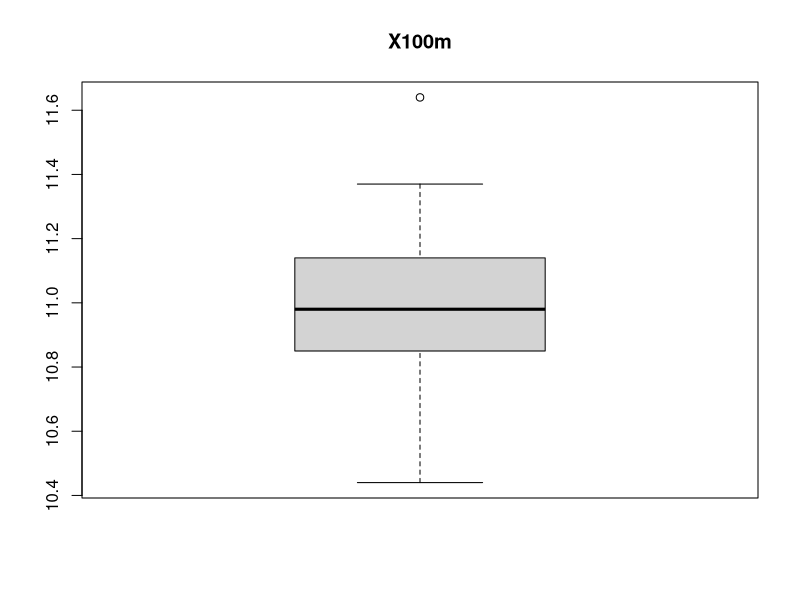
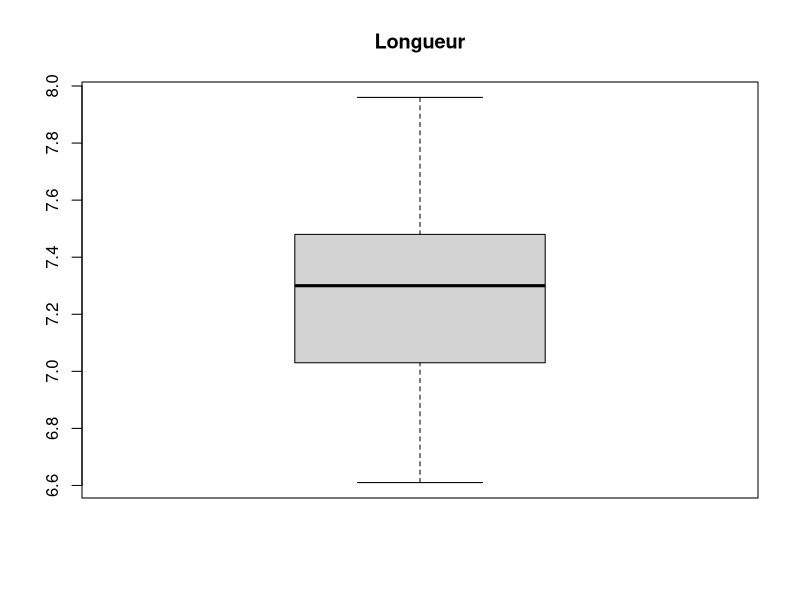
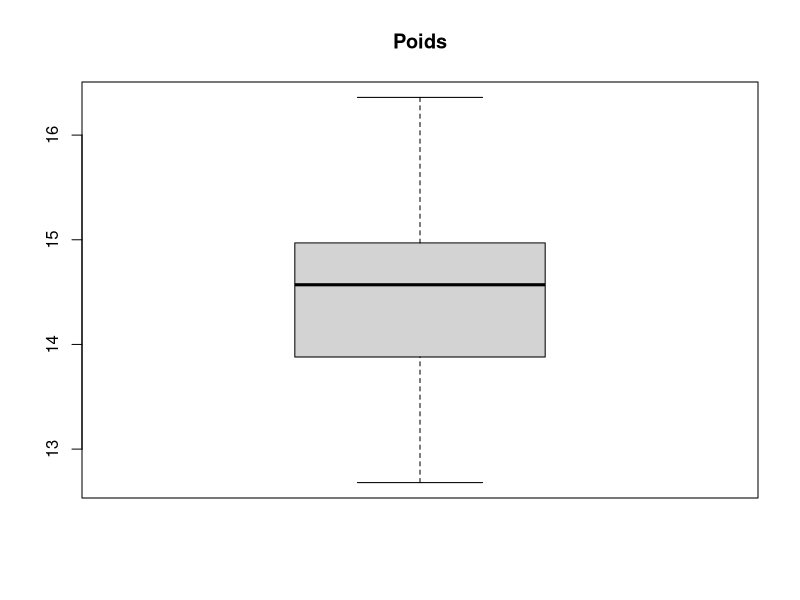
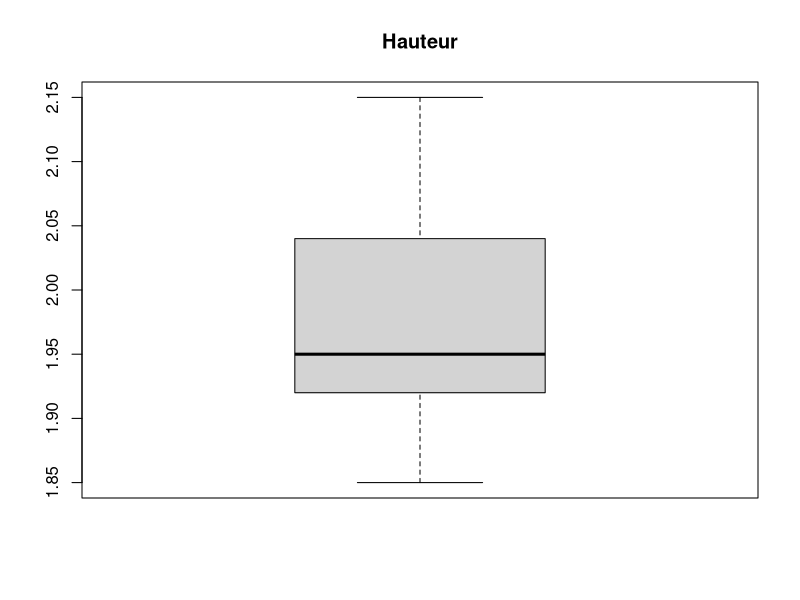
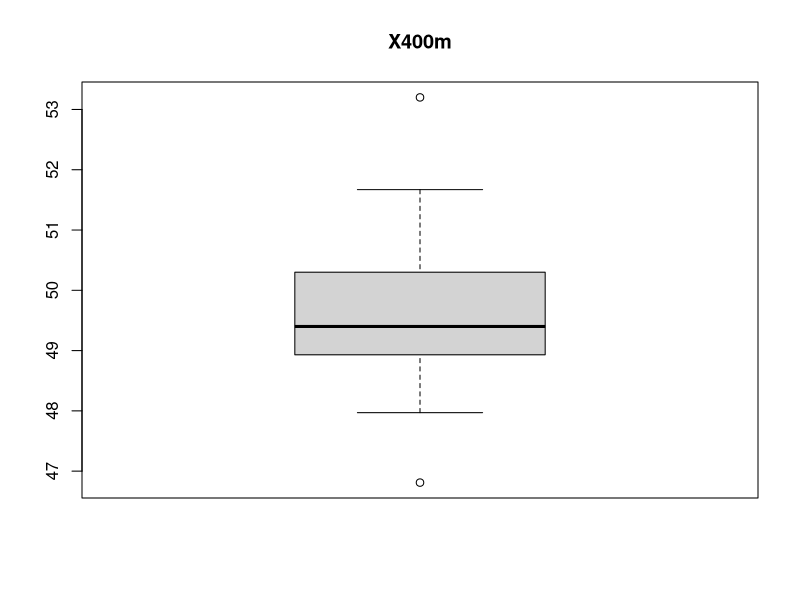
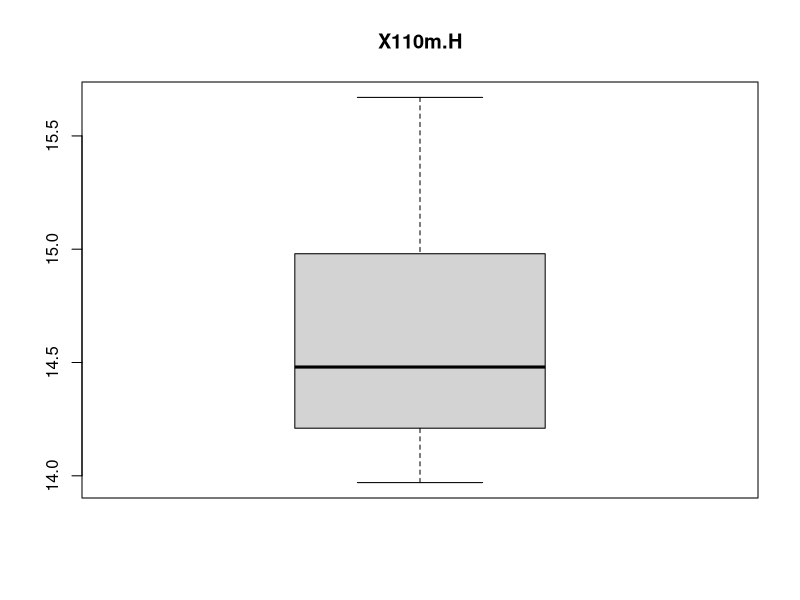
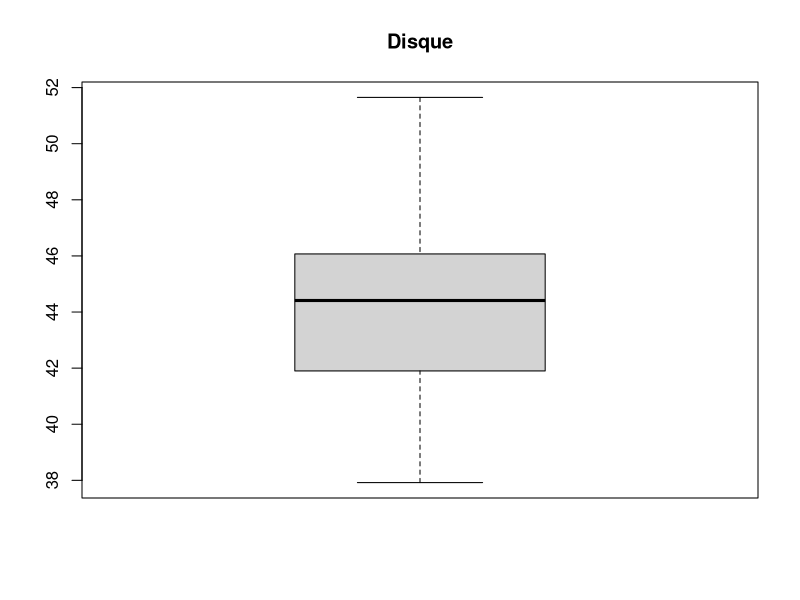
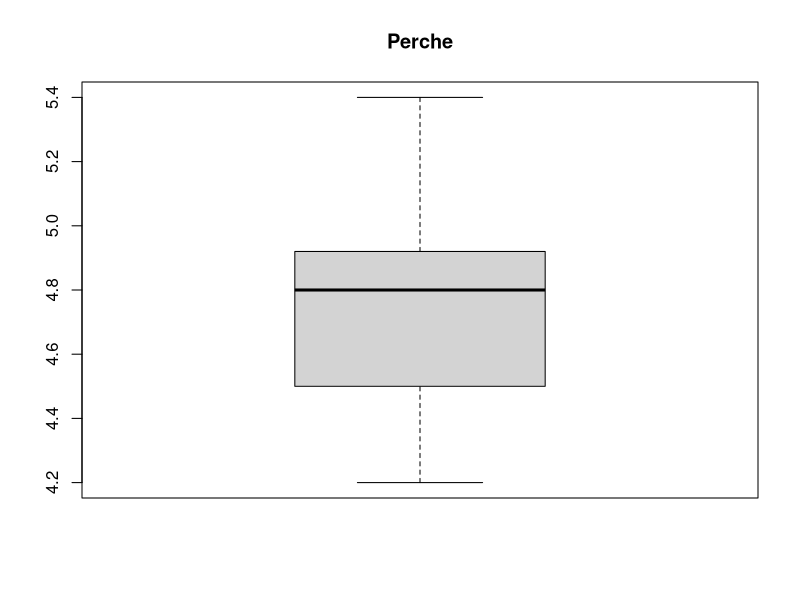

These figures' R source, in order:
## ---- chunk 1
df<-read.csv(file="decathlon.csv",head=TRUE, sep=";")
head(df)
## ---- chunk 2
summary(df)
## ---- chunk 3
Xquanti <- df[, sapply(df, is.numeric)]
Xquanti
## ---- chunk 4
mat_var_cov <- var(Xquanti)
mat_var_cov
## ---- chunk 5
dim(mat_var_cov)
## ---- chunk 6
apply(Xquanti, 2, var)
## ---- chunk 7
Xquali <- df[, sapply(df, Negate(is.numeric))]
Xquali
## ---- chunk 8
table(Xquali)
## ---- chunk 9
i <- c(1:12)
for (j in i) {
  boxplot(Xquanti[, j], main = colnames(Xquanti)[j])  # Affiche le titre avec le nom de la colonne
}

## ---- chunk 10
for (j in i) {
  hist(Xquanti[, j], main = colnames(Xquanti)[j])  # Affiche le titre avec le nom de la colonne
}

## ---- chunk 11
corr_Xquanti <- cor(Xquanti)
corr_Xquanti
## ---- chunk 12
#install.packages("corrplot")
library(corrplot)
## ---- chunk 13
corrplot(corr_Xquanti, method = "circle")
## ---- chunk 14
for (j in i) {
  plot(Xquanti[, j], main = colnames(Xquanti)[j])  # Affiche le titre avec le nom de la colonne
}
## ---- chunk 15
#install.packages("FactoMineR")
library(FactoMineR)
## ---- chunk 16
PCA(Xquanti)
## ---- chunk 17
PCA(Xquanti[,1:10])
